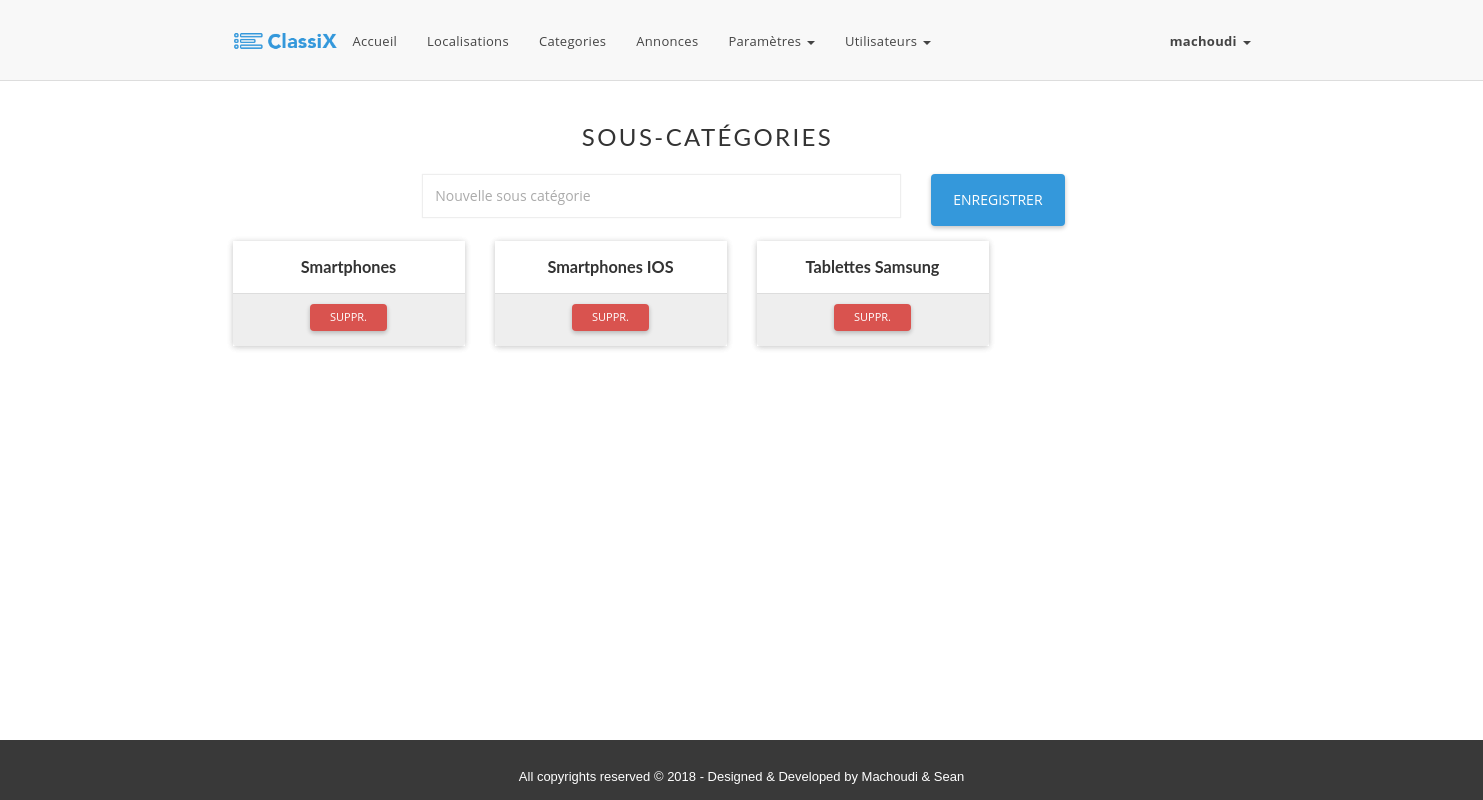
The page /admin/adm_sub_categories.php?parentcid=1 (signed in) on the database as committed earlier.
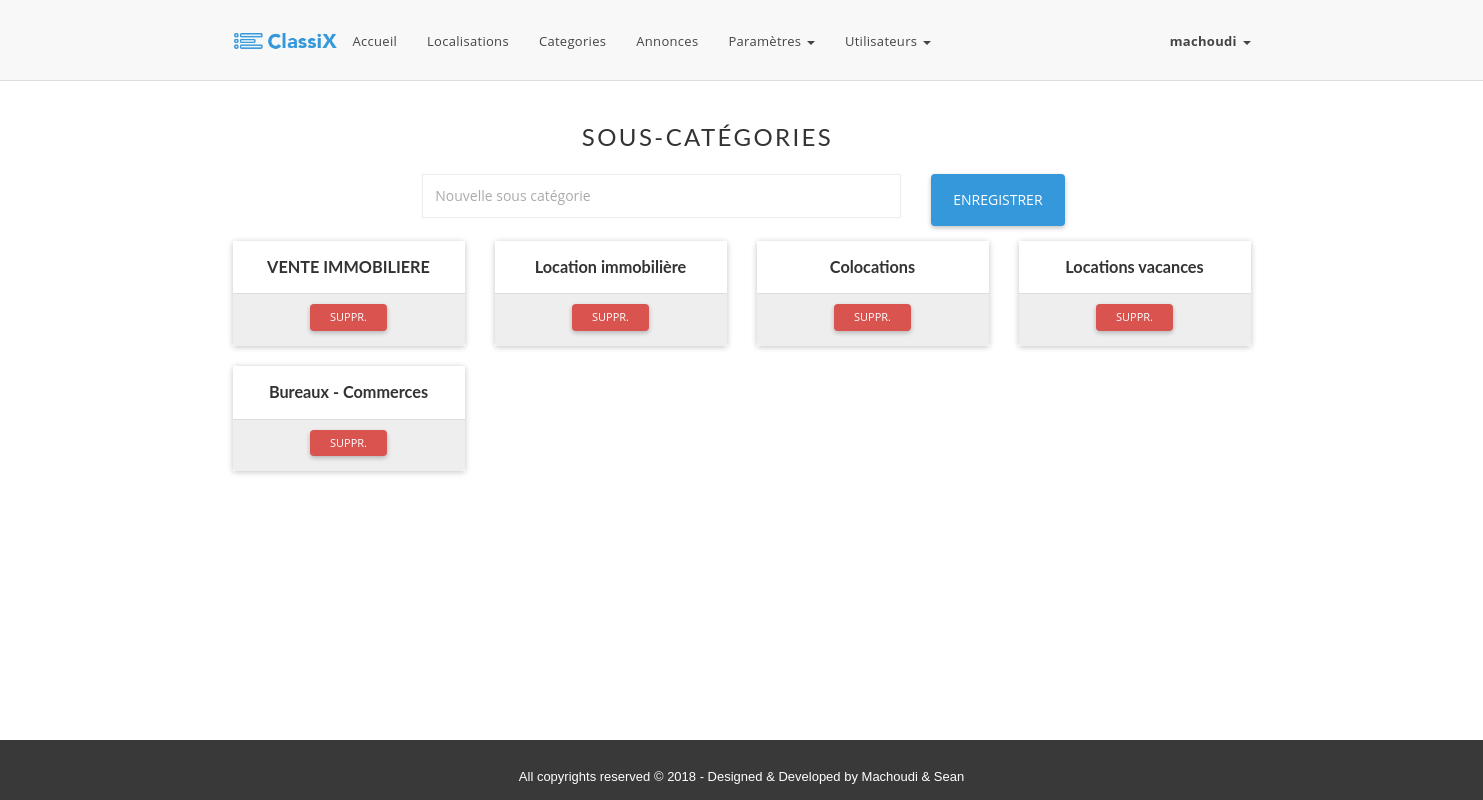
The same page on the database as committed later.
### tables this page shows
CREATE TABLE `categories` (
  `cat_id` int(11) NOT NULL AUTO_INCREMENT,
  `parent_cid` int(11) NOT NULL DEFAULT '0',
  `category_name` varchar(150) NOT NULL,
  PRIMARY KEY (`cat_id`)
);

### classes/Crud.php (called while the page is built, shortened)
<?php
class Crud {
  private $_host = "localhost";
  private $_username = "advertize";
  private $_password = "*c218*";
  private $_database = "advertize";
  protected $connection;
  public function __construct() {
    if( !isset($this->connection) ) {
      $this->connection = new mysqli($this->_host, $this->_username,
      $this->_password, $this->_database);
    }
    return $this->connection;
  }
  public function getData($query) {
    $result = $this->connection->query($query);
    if($result === false) {
        return $this->connection->error;
    }else{
        if( $result->num_rows == 0 ) {
            return 0;
        }else {
            $rows = array();
            while ($row = $result->fetch_assoc()) {   $rows[] = $row; }
            return $rows;
        }
    }
  }
}

### classes/Categories.php (called while the page is built, shortened)
<?php
require_once 'Crud.php';
class Categories extends Crud {
    public $cat_id;
    public function getCatId()
    {
        return$this->cat_id;
    }
    public function setCatId($cat_id)
    {
        $this->cat_id = $cat_id;
    }
    public function getCatsFromParent(){
        $query = "SELECT * FROM ".TBL_Categories
            ." WHERE parent_cid = '".$this->getCatId()."' ";
        return $this->getData($query);
    }
}

### admin/adm_sub_categories.php (the view, shortened to what this page needs)
<?php require_once '_inc_header.php'; ?>
<?php
$parentID = $_GET['parentcid'];
require_once '../classes/Categories.php';
$category= new Categories();
$category->setCatId($parentID);
$subCategories = $category->getCatsFromParent();
$errors = array();
?>
    <section id="categories-homepage">
        <div class="container">
            <div class="row">
                <div class="col-md-12 col-lg-offset-4">
                    <h3 class="section-title">Sous-catégories</h3>
                </div>
                <div class="col-md-12 col-lg-offset-2">
                    <?php   $library->debug_errors($errors); ?>
                    <form  role="form" class="login-form" method="post"
                           action="<?php echo $_SERVER['PHP_SELF']; ?>?parentcid=<?php echo $parentID; ?>">
                        <div class="form-group col-lg-6 col-sm-12">
                            <input type="text" class="form-control" autofocus
                                   value="<?php $library->inputData($_POST['categoryName']); ?>"
                                   name="categoryName" placeholder="Nouvelle sous catégorie">
                        </div>
                        <div class="form-group col-lg-2 col-sm-12">
                            <button class="btn btn-common log-btn">Enregistrer</button>
                        </div>
                    </form>
                </div>
                <?php if($subCategories === 0): ?>
                    <div class="col-md-3 col-sm-6 col-xs-12">
                        <div class="category-box border-1 wow fadeInUpQuick animated"
                             data-wow-delay="0.3s"
                             style="height: 200px!important;max-height: 300px!important;visibility: visible;-webkit-animation-delay: 0.3s; -moz-animation-delay: 0.3s; animation-delay: 0.3s;">
                            <div class="category-header">
                                <a href="#"><h4>Catégories non configurées</h4></a>
                            </div>
                            <div class="category-content"
                                 style="text-align: center;padding-top: 30px;">
                                <h1>0</h1>
                            </div>
                        </div>
                    </div>
                <?php else: ?>
                    <?php for($i=0; $i<sizeof($subCategories); $i++): ?>
                        <div class=" col-md-3 col-sm-6 col-xs-12">
                            <div class="panel panel-default">
                                <div class="panel-body center">
                                    <h5>
                                    </h5>
                                </div>
                                <div class="panel-footer center">
                                    <a href="<?php echo $_SERVER['PHP_SELF']; ?>?category_id=<?php echo $subCategories[$i]["cat_id"]; ?>"
                                       class="btn btn-sm btn-danger">Suppr.</a>
                                </div>
                            </div>
                        </div>
                    <?php endfor; ?>
                <?php endif; ?>
            </div>
        </div>
    </section>
<?php require_once '../_inc/_inc_footer.php'; ?>

### lib/Functions.php (shortened to what this page needs)
<?php
class Functions {
    protected $server_host;
    public function __construct(){
        $this->server_host = 'http://'.$_SERVER['SERVER_NAME'].'/classix/';
    }
    public function baseurl(){
        echo $this->server_host;
    }
    public function inputData($inputContent) {
        if( isset($inputContent)){
            echo $inputContent;
        }
    }
    public function outputField($fieldDatas){
        echo html_entity_decode($fieldDatas);
    }
}

Rows that differ between the two databases and show on the page:
removed categories: category_name "Smartphones"
no longer on this page (row edited): categories: category_name "Smartphones IOS"
no longer on this page (row edited): categories: category_name "Tablettes Samsung"
now on this page (row edited): categories: category_name "VENTE IMMOBILIERE"
now on this page (row edited): categories: category_name "Location immobilière"
now on this page (row edited): categories: category_name "Colocations"
now on this page (row edited): categories: category_name "Locations vacances"
now on this page (row edited): categories: category_name "Bureaux - Commerces"
